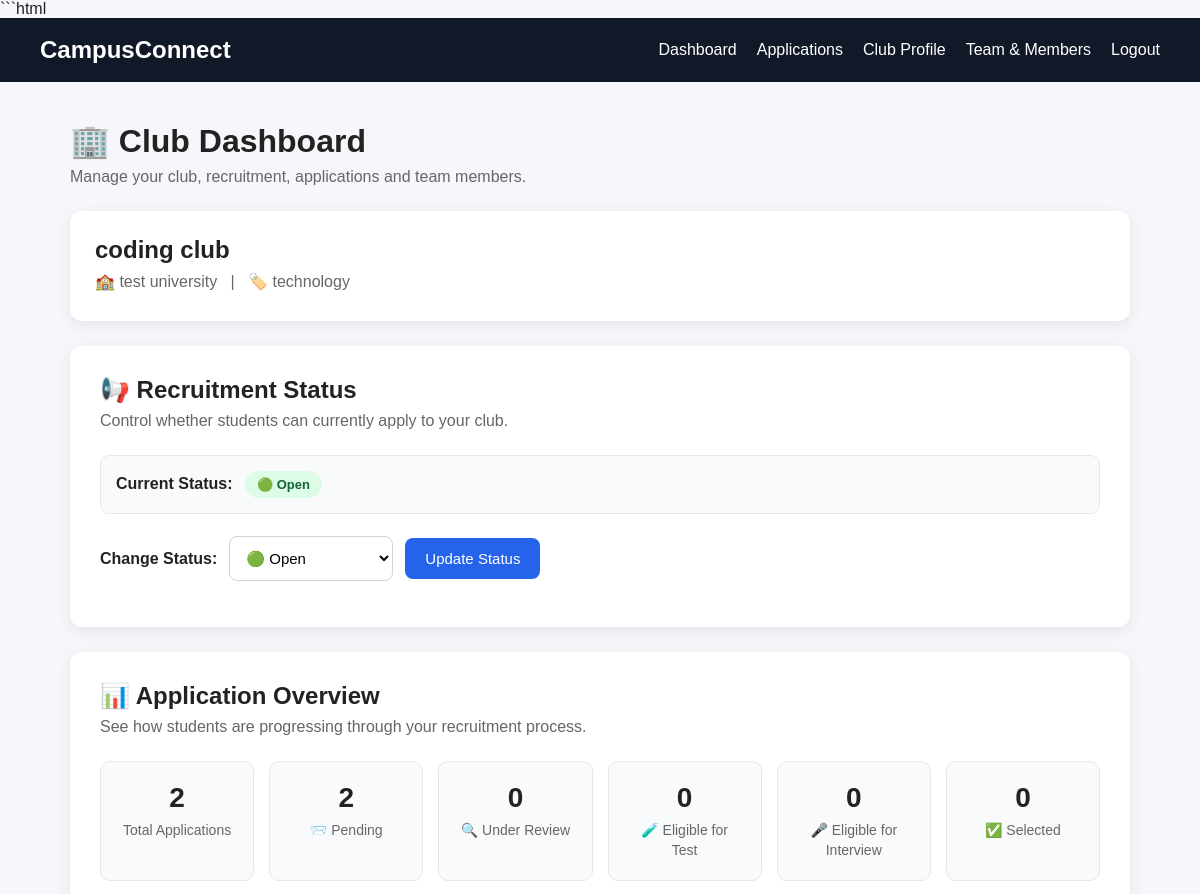
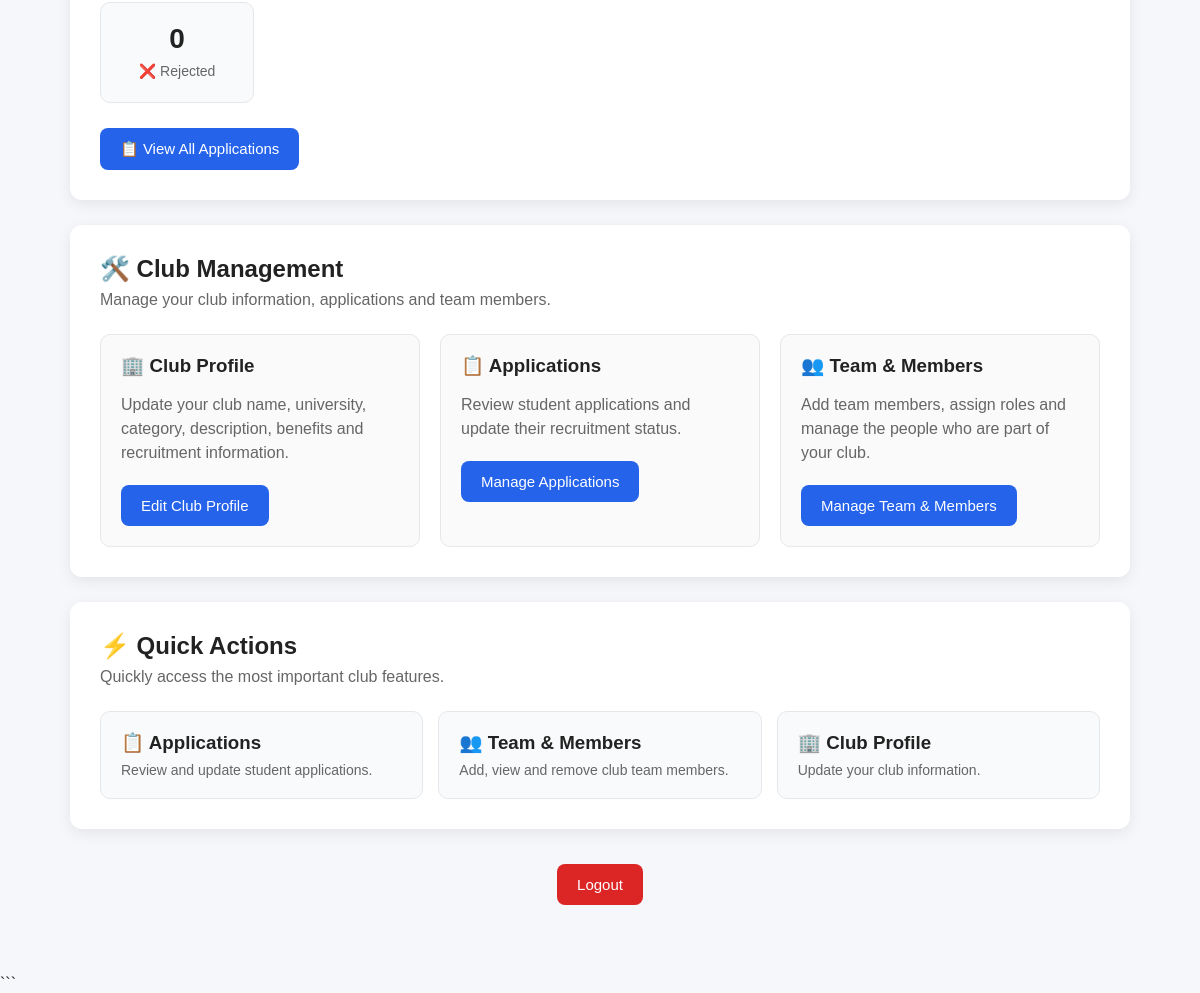
Page /club/dashboard (signed in) on the committed database (2 pictures, top to bottom).
### tables this page shows
CREATE TABLE clubs (
            id INTEGER PRIMARY KEY AUTOINCREMENT,
            club_name TEXT NOT NULL,
            university TEXT NOT NULL,
            category TEXT NOT NULL,
            email TEXT UNIQUE NOT NULL,
            password TEXT NOT NULL,
            recruitment_status TEXT DEFAULT 'Open'
        , description TEXT DEFAULT '', benefits TEXT DEFAULT '', notice TEXT DEFAULT '');

### app.py (the view)
@app.route("/club/dashboard")
def club_dashboard():
    auth_error = require_club()
    if auth_error:
        return auth_error
    club_id = session["user_id"]
    conn = get_db()
    club = conn.execute(
        """
        SELECT *
        FROM clubs
        WHERE id = ?
        """,
        (club_id,)
    ).fetchone()
    if club is None:
        conn.close()
        session.clear()
        return redirect("/login?type=club")
    recruitment_status = (
        club["recruitment_status"]
        or "Open"
    )
    stats = conn.execute(
        """
        SELECT
            COUNT(*) AS total,

            COALESCE(
                SUM(
                    CASE
                        WHEN status = 'Pending'
                        THEN 1 ELSE 0
                    END
                ),
                0
            ) AS pending,

            COALESCE(
                SUM(
                    CASE
                        WHEN status = 'Under Review'
                        THEN 1 ELSE 0
                    END
                ),
                0
            ) AS under_review,

            COALESCE(
                SUM(
                    CASE
                        WHEN status = 'Eligible for Test'
                        THEN 1 ELSE 0
                    END
                ),
                0
            ) AS eligible_test,

            COALESCE(
                SUM(
                    CASE
                        WHEN status = 'Eligible for Interview'
                        THEN 1 ELSE 0
                    END
                ),
                0
            ) AS eligible_interview,

            COALESCE(
                SUM(
                    CASE
                        WHEN status = 'Selected'
                        THEN 1 ELSE 0
                    END
                ),
                0
            ) AS selected,

            COALESCE(
                SUM(
                    CASE
                        WHEN status = 'Rejected'
                        THEN 1 ELSE 0
                    END
                ),
                0
            ) AS rejected

        FROM applications
        WHERE club_id = ?
        """,
        (club_id,)
    ).fetchone()
    member_count = conn.execute(
        """
        SELECT COUNT(*) AS total
        FROM club_members
        WHERE club_id = ?
        """,
        (club_id,)
    ).fetchone()["total"]
    recent_applications = conn.execute(
        """
        SELECT
            applications.id,
            users.name,
            users.email,
            applications.status,
            applications.applied_at
        FROM applications
        JOIN users
            ON applications.student_id = users.id
        WHERE applications.club_id = ?
        ORDER BY applications.applied_at DESC
        LIMIT 5
        """,
        (club_id,)
    ).fetchall()
    conn.close()
    return render_template(
        "club_dashboard.html",
        club=club,
        recruitment_status=recruitment_status,
        stats=stats,
        member_count=member_count,
        recent_applications=recent_applications
    )

### app.py (called while the page is built)
def club_logged_in():
    return (
        session.get("user_type") == "club"
        and session.get("user_id") is not None
    )

def require_club():
    if not club_logged_in():
        return redirect("/login?type=club")
    return None

### database.py (called while the page is built)
def get_db():
    conn = sqlite3.connect(DATABASE_NAME)
    conn.row_factory = sqlite3.Row
    conn.execute("PRAGMA foreign_keys = ON")
    return conn

### templates/club_dashboard.html (shortened to what this page needs)
<!DOCTYPE html>
<html lang="en">
<head>
</head>
<body>
    <div class="navbar">
        <h2>
            CampusConnect
        </h2>
        <div class="navbar-links">
            <a href="/club/dashboard">
                Dashboard
            </a>
            <a href="/club/applications">
                Applications
            </a>
            <a href="/club/profile">
                Club Profile
            </a>
            <a href="/club/members">
                Team & Members
            </a>
            <a href="/logout">
                Logout
            </a>
        </div>
    </div>
    <div class="container">
        <div class="welcome">
            <h1>
                🏢 Club Dashboard
            </h1>
            <p>
                Manage your club, recruitment, applications
                and team members.
            </p>
        </div>
        <div class="club-info">
            <h2>
                {{ club["club_name"] }}
            </h2>
            <div class="club-meta">
                🏫 {{ club["university"] }}
                &nbsp; | &nbsp;
                🏷️ {{ club["category"] }}
            </div>
        </div>
        <div class="card">
            <h2>
                📢 Recruitment Status
            </h2>
            <p>
                Control whether students can currently
                apply to your club.
            </p>
            <div class="current-status">
                <span class="current-status-label">
                    Current Status:
                </span>
                {% if recruitment_status == "Open" %}
                    <span class="status status-open">
                        🟢 Open
                    </span>
                {% elif recruitment_status == "Under Review" %}
                    <span class="status status-review">
                        🟡 Under Review
                    </span>
                {% elif recruitment_status == "Closed" %}
                    <span class="status status-closed">
                        🔴 Closed
                    </span>
                {% elif recruitment_status == "Coming Soon" %}
                    <span class="status status-coming">
                        ⚪ Coming Soon
                    </span>
                {% else %}
                    <span class="status status-coming">
                        {{ recruitment_status }}
                    </span>
                {% endif %}
            </div>
            <form
                action="/club/status"
                method="POST"
                class="status-form"
            >
                <label for="status">
                    Change Status:
                </label>
                <select
                    name="status"
                    id="status"
                >
                    <option
                        value="Open"
                        {% if recruitment_status == "Open" %}
                            selected
                        {% endif %}
                    >
                        🟢 Open
                    </option>
                </select>
                <button
                    type="submit"
                    class="button"
                >
                    Update Status
                </button>
            </form>
        </div>
        <div class="card">
            <h2>
                📊 Application Overview
            </h2>
            <p>
                See how students are progressing through
                your recruitment process.
            </p>
            <div class="stats-grid">
                <div class="stat-card">
                    <span class="stat-number">
                        {{ stats["total"] or 0 }}
                    </span>
                    <span class="stat-label">
                        Total Applications
                    </span>
                </div>
                <div class="stat-card">
                    <span class="stat-number">
                        {{ stats["pending"] or 0 }}
                    </span>
                    <span class="stat-label">
                        📨 Pending
                    </span>
                </div>
                <div class="stat-card">
                    <span class="stat-number">
                        {{ stats["under_review"] or 0 }}
                    </span>
                    <span class="stat-label">
                        🔍 Under Review
                    </span>
                </div>
                <div class="stat-card">
                    <span class="stat-number">
                        {{ stats["eligible_test"] or 0 }}
                    </span>
                    <span class="stat-label">
                        🧪 Eligible for Test
                    </span>
                </div>
                <div class="stat-card">
                    <span class="stat-number">
                        {{ stats["eligible_interview"] or 0 }}
                    </span>
                    <span class="stat-label">
                        🎤 Eligible for Interview
                    </span>
                </div>
                <div class="stat-card">
                    <span class="stat-number">
                        {{ stats["selected"] or 0 }}
                    </span>
                    <span class="stat-label">
                        ✅ Selected
                    </span>
                </div>
                <div class="stat-card">
                    <span class="stat-number">
                        {{ stats["rejected"] or 0 }}
                    </span>
                    <span class="stat-label">
                        ❌ Rejected
                    </span>
                </div>
            </div>
            <div class="stat-action">
                <a
                    href="/club/applications"
                    class="button"
                >
                    📋 View All Applications
                </a>
            </div>
        </div>
        <div class="card">
            <h2>
                🛠️ Club Management
            </h2>
            <p>
                Manage your club information, applications
                and team members.
            </p>
            <div class="management-grid">
                <div class="management-card">
                    <h3>
                        🏢 Club Profile
                    </h3>
                    <p>
                        Update your club name, university,
                        category, description, benefits
                        and recruitment information.
                    </p>
                    <a
                        href="/club/profile"
                        class="button"
                    >
                        Edit Club Profile
                    </a>
                </div>
                <div class="management-card">
                    <h3>
                        📋 Applications
                    </h3>
                    <p>
                        Review student applications and
                        update their recruitment status.
                    </p>
                    <a
                        href="/club/applications"
                        class="button"
                    >
                        Manage Applications
                    </a>
                </div>
                <div class="management-card">
                    <h3>
                        👥 Team & Members
                    </h3>
                    <p>
                        Add team members, assign roles and
                        manage the people who are part of
                        your club.
                    </p>
                    <a
                        href="/club/members"
                        class="button"
                    >
                        Manage Team & Members
                    </a>
                </div>
            </div>
        </div>
        <div class="card">
            <h2>
                ⚡ Quick Actions
            </h2>
            <p>
                Quickly access the most important club features.
            </p>
            <div class="quick-actions">
                <a
                    href="/club/applications"
                    class="quick-action"
                >
                    <h3>
                        📋 Applications
                    </h3>
                    <p>
                        Review and update student applications.
                    </p>
                </a>
                <a
                    href="/club/members"
                    class="quick-action"
                >
                    <h3>
                        👥 Team & Members
                    </h3>
                    <p>
                        Add, view and remove club team members.
                    </p>
                </a>
                <a
                    href="/club/profile"
                    class="quick-action"
                >
                    <h3>
                        🏢 Club Profile
                    </h3>
                    <p>
                        Update your club information.
                    </p>
                </a>
            </div>
        </div>
        <div class="logout-section">
            <a
                href="/logout"
                class="button logout-button"
            >
                Logout
            </a>
        </div>
    </div>
</body>
</html>

### templates/club_dashboard.html (style rules this page uses)
* { box-sizing: border-box; }
body { margin: 0; font-family: Arial, sans-serif; background: #f5f7fb; color: #222; }
.navbar { background: #111827; color: white; padding: 18px 40px; display: flex; justify-content: space-between; align-items: center; }
.navbar h2 { margin: 0; }
.navbar-links { display: flex; gap: 20px; align-items: center; }
.navbar a { color: white; text-decoration: none; }
.container { max-width: 1100px; margin: 40px auto; padding: 0 20px; }
.welcome { margin-bottom: 25px; }
.welcome h1 { margin-bottom: 8px; }
.welcome p { color: #666; margin: 0; }
.club-info { background: white; padding: 25px; border-radius: 12px; box-shadow: 0 4px 15px rgba(0, 0, 0, 0.08); margin-bottom: 25px; }
.club-info h2 { margin-top: 0; margin-bottom: 8px; }
.club-meta { color: #666; margin: 5px 0; }
.card { background: white; padding: 30px; border-radius: 12px; box-shadow: 0 4px 15px rgba(0, 0, 0, 0.08); margin-bottom: 25px; }
.card h2 { margin-top: 0; margin-bottom: 8px; }
.card > p { color: #666; margin-top: 0; margin-bottom: 25px; }
.current-status { margin-bottom: 22px; padding: 15px; background: #f9fafb; border-radius: 9px; border: 1px solid #e5e7eb; }
.current-status-label { font-weight: bold; margin-right: 8px; }
.status { display: inline-block; padding: 6px 12px; border-radius: 20px; font-size: 13px; font-weight: bold; }
.status-open { background: #dcfce7; color: #166534; }
.status-form { display: flex; gap: 12px; align-items: center; flex-wrap: wrap; }
.status-form label { font-weight: bold; }
select { padding: 12px; border: 1px solid #d1d5db; border-radius: 8px; font-size: 15px; font-family: inherit; background: white; cursor: pointer; }
.button { display: inline-block; padding: 12px 20px; border: none; border-radius: 8px; background: #2563eb; color: white; text-decoration: none; font-size: 15px; cursor: pointer; }
.stats-grid { display: grid; grid-template-columns: repeat(auto-fit, minmax(140px, 1fr)); gap: 15px; margin-top: 20px; }
.stat-card { background: #f9fafb; border: 1px solid #e5e7eb; border-radius: 10px; padding: 20px; text-align: center; }
.stat-number { display: block; font-size: 28px; font-weight: bold; margin-bottom: 7px; }
.stat-label { color: #666; font-size: 14px; line-height: 1.4; }
.stat-action { margin-top: 25px; }
.management-grid { display: grid; grid-template-columns: repeat(auto-fit, minmax(250px, 1fr)); gap: 20px; }
.management-card { border: 1px solid #e5e7eb; border-radius: 10px; padding: 20px; background: #fafafa; }
.management-card h3 { margin-top: 0; margin-bottom: 10px; }
.management-card p { color: #666; line-height: 1.5; margin-bottom: 20px; }
.quick-actions { display: grid; grid-template-columns: repeat(auto-fit, minmax(200px, 1fr)); gap: 15px; margin-top: 20px; }
.quick-action { display: block; padding: 20px; background: #f9fafb; border: 1px solid #e5e7eb; border-radius: 10px; color: #222; text-decoration: none; transition: background 0.15s ease, border-color 0.15s ease; }
.quick-action h3 { margin: 0 0 8px 0; }
.quick-action p { margin: 0; font-size: 14px; color: #666; }
.logout-section { text-align: center; margin-top: 35px; padding-bottom: 30px; }
.logout-button { background: #dc2626; }

### rows in the picture
clubs: club_name "coding club", university "test university", category "technology", status "🟢 Open"

### other values in the picture
{{ stats["total"] or 0 }} "2"
{{ stats["pending"] or 0 }} "2"
{{ stats["under_review"] or 0 }} "0"
{{ stats["eligible_test"] or 0 }} "0"
{{ stats["eligible_interview"] or 0 }} "0"
{{ stats["selected"] or 0 }} "0"
{{ stats["rejected"] or 0 }} "0"
